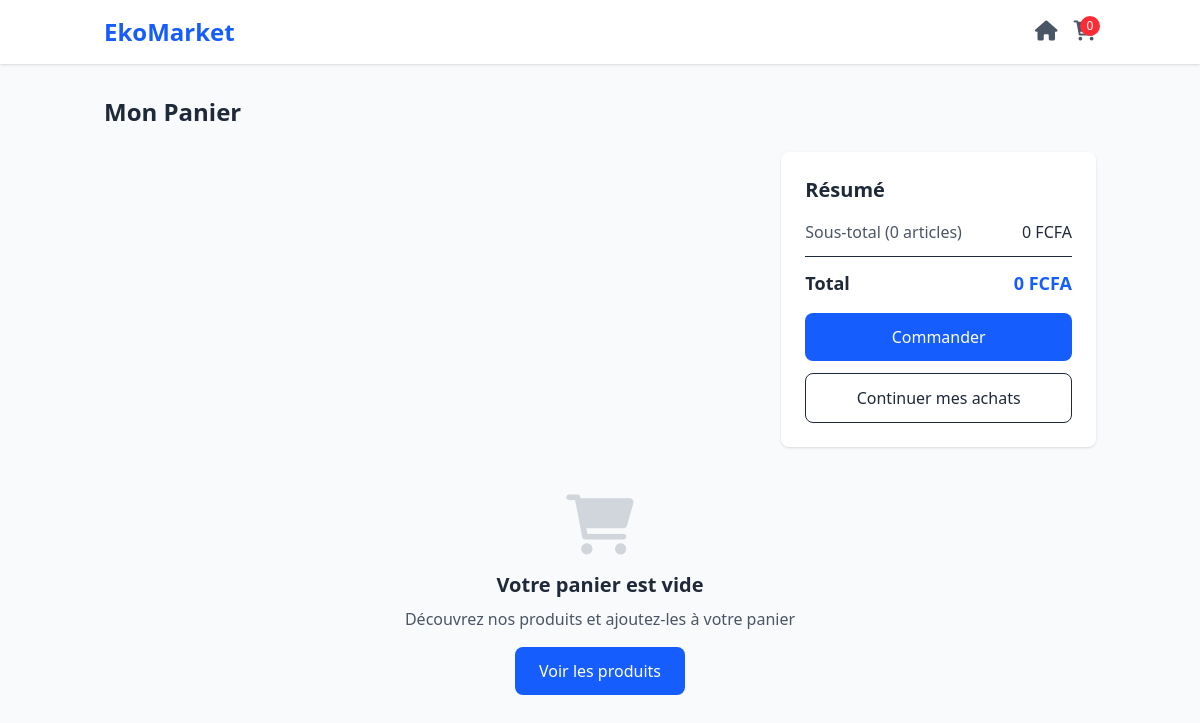
Page /panier/panier/ (signed in) on the earlier database version.
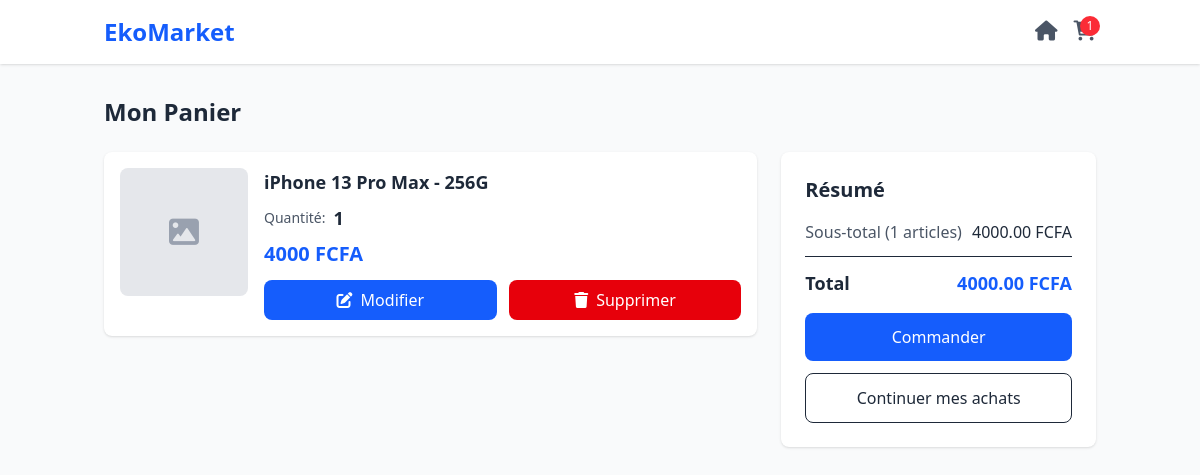
Same page on the later database version.
### paniers/models.py (models this page shows, shortened)
class ArticlePanier(models.Model):
    panier = models.ForeignKey(Panier, on_delete=models.CASCADE)
    produit = models.ForeignKey(Produit, on_delete=models.CASCADE)
    quantite = models.IntegerField(default=1)
    prix = models.DecimalField(null=True ,max_digits=10, decimal_places=2)

### produits/models.py (models this page shows, shortened)
class Produit(models.Model):
    ETAT_CHOIX = [
        ('NEUF', 'Neuf'),
        ('BON', 'Bon'),
        ('USE', 'Use'),
    ]
    id = models.UUIDField(primary_key=True, default=uuid.uuid4, editable=False)
    boutique = models.ForeignKey(Boutique, on_delete=models.CASCADE, related_name='produits')
    nom = models.CharField(max_length=200, null=True, blank=True, verbose_name="Titre du produit")
    titre = models.CharField(max_length=200, null=False, verbose_name="Titre du produit")
    slug = models.SlugField(unique=True, blank=True)
    etat = models.CharField(max_length=10,  choices=ETAT_CHOIX,  default='Neuf', verbose_name="État du produit")
    description = models.TextField(verbose_name="Description")
    prix = models.DecimalField(max_digits=10, decimal_places=2, validators=[MinValueValidator(0)], verbose_name='Prix (FCFA)')
    categorie = models.ForeignKey(Categorie, on_delete=models.SET_NULL, null=True, related_name='produits', verbose_name='Catégorie')
    image_principale = models.ImageField(upload_to='produits/', blank=True, null=True)
    est_actif = models.BooleanField(default=True)
    stock = models.IntegerField(default=0, null=False, validators=[MinValueValidator(0)], verbose_name='Quantite disponible')
    poids = models.DecimalField(max_digits=5, decimal_places=2, blank=True, null=True, verbose_name='Poids')
    created_at = models.DateTimeField(auto_now_add=True)
    updated_at = models.DateTimeField(auto_now=True)
    class Meta:
        verbose_name = "Produit"
        verbose_name_plural = "Produits"
        ordering = ['-created_at']

### paniers/views.py (the view)
# urls.py: path('panier/', include('paniers.urls')),
@login_required
def panier(request):
    panier = Panier.objects.get(utilisateur=request.user)
    articles_panier = ArticlePanier.objects.filter(panier=panier)
    total = sum(article_panier.produit.prix * int(article_panier.quantite) for article_panier in articles_panier)
    context = {
        'panier': panier,
        'articles_panier': articles_panier,
        'total': total
    }
    return render(request, 'paniers/panier.html', context)

### paniers/templates/paniers/panier.html (shortened to what this page needs)
{% extends 'base_panier.html' %}
{% block content %}
<div class="container mx-auto px-4">
    <h2 class="text-2xl font-bold mb-6">Mon Panier</h2>
    <div class="grid grid-cols-1 lg:grid-cols-3 gap-6">
        <div class="lg:col-span-2 space-y-4" id="cartItems">
            {% if articles_panier %}
                {% for article_panier in articles_panier %}
                <div class="bg-white rounded-lg shadow-sm p-4 hover:shadow-md transition-shadow">
                    <div class="flex flex-col md:flex-row gap-4">
                        <div class="w-full md:w-32 h-32 bg-gray-200 rounded-lg flex items-center justify-center flex-shrink-0">
                            <i class="fas fa-image text-3xl text-gray-400"></i>
                        </div>
                        <div class="flex-1 min-w-0">
                            <h4 class="font-bold text-lg mb-2">{{ article_panier.produit.titre }}</h4>
                            <div class="flex items-center gap-2 mb-2">
                                <span class="text-sm text-gray-600">Quantité:</span>
                                <span class="font-bold text-lg">{{ article_panier.quantite }}</span>
                            </div>
                            <div class="text-xl font-bold text-blue-600 mb-3">
                                {% widthratio article_panier.produit.prix 1 article_panier.quantite %} FCFA
                            </div>
                            <div class="flex gap-3">
                                <button class="flex-1 py-2 px-4 bg-blue-600 text-white rounded-lg hover:bg-blue-700 transition-colors font-medium"
                                    onclick="openEditModal('{{ article_panier.id }}', '{{ article_panier.produit.titre }}', '{{ article_panier.produit.prix }}', '{{ article_panier.quantite }}')">
                                    <i class="fas fa-edit mr-2"></i>Modifier
                                </button>
                                <a href="{% url 'supprimer_du_panier' article_panier.id %}"
                                    class="flex-1 py-2 px-4 bg-red-600 text-white rounded-lg hover:bg-red-700 transition-colors font-medium text-center">
                                    <i class="fas fa-trash mr-2"></i>Supprimer
                                </a>
                            </div>
                        </div>
                    </div>
                </div>
                {% endfor %}
            {% endif %}
        </div>
        <div class="lg:col-span-1">
            <div class="bg-white rounded-lg shadow-sm p-6 sticky top-4">
                <h3 class="text-xl font-bold mb-4">Résumé</h3>
                <div class="space-y-3 mb-4">
                    <div class="flex justify-between">
                        <span class="text-gray-600">Sous-total ({{ articles_panier|length }} articles)</span>
                        <span class="font-medium">{{ total }} FCFA</span>
                    </div>
                    <div class="border-t pt-3 flex justify-between text-lg font-bold">
                        <span>Total</span>
                        <span class="text-blue-600">{{ total }} FCFA</span>
                    </div>
                </div>
                <a href="#" class="w-full block py-3 bg-blue-600 text-white rounded-lg hover:bg-blue-700 font-medium text-center mb-3">
                    Commander
                </a>
                <a href="{% url 'catalogue' %}" class="w-full block py-3 border rounded-lg hover:bg-gray-100 text-center">
                    Continuer mes achats
                </a>
            </div>
        </div>
    </div>
    {% if not articles_panier %}
    <div class="text-center py-12">
        <i class="fas fa-shopping-cart text-6xl text-gray-300 mb-4"></i>
        <h3 class="text-xl font-bold mb-2">Votre panier est vide</h3>
        <p class="text-gray-600 mb-4">Découvrez nos produits et ajoutez-les à votre panier</p>
        <a href="{% url 'catalogue' %}" class="inline-block px-6 py-3 bg-blue-600 text-white rounded-lg hover:bg-blue-700">
            Voir les produits
        </a>
    </div>
    {% endif %}
</div>
{% endblock %}

Differences in the rows shown:
added ArticlePanier: produit.titre "iPhone 13 Pro Max - 256G", quantite "1", produit+quantite "4000"
Other differences:
{{ articles_panier|length }}: "0" → "1"
{{ total }}: "0" → "4000.00"
text no longer shown: "Votre panier est vide Découvrez nos produits et ajoutez-les à votre panier Voir les produits"
